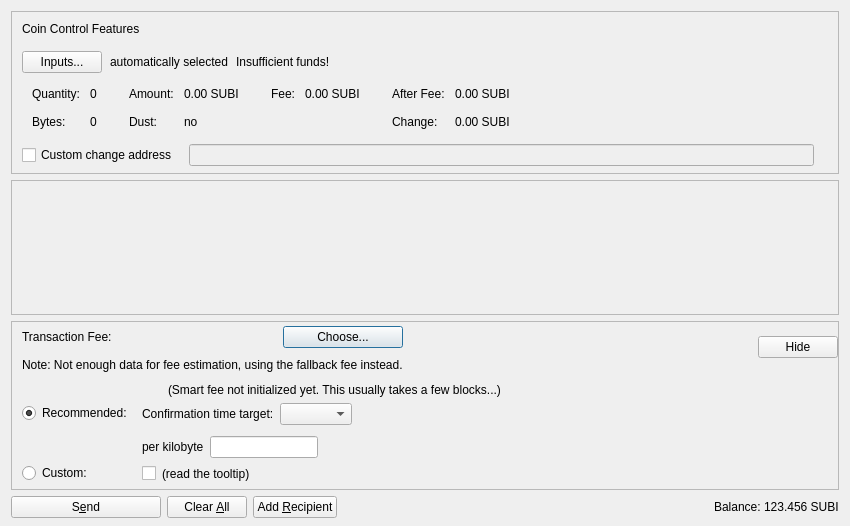
<?xml version="1.0" encoding="UTF-8"?>
<ui version="4.0">
 <class>SendCoinsDialog</class>
 <widget class="QDialog" name="SendCoinsDialog">
  <property name="geometry">
   <rect>
    <x>0</x>
    <y>0</y>
    <width>850</width>
    <height>526</height>
   </rect>
  </property>
  <property name="windowTitle">
   <string>Send Coins</string>
  </property>
  <layout class="QVBoxLayout" name="verticalLayout" stretch="0,1,0,0">
   <property name="bottomMargin">
    <number>8</number>
   </property>
   <item>
    <widget class="QFrame" name="frameCoinControl">
     <property name="sizePolicy">
      <sizepolicy hsizetype="Expanding" vsizetype="Expanding">
       <horstretch>0</horstretch>
       <verstretch>0</verstretch>
      </sizepolicy>
     </property>
     <property name="maximumSize">
      <size>
       <width>16777215</width>
       <height>16777215</height>
      </size>
     </property>
     <property name="frameShape">
      <enum>QFrame::StyledPanel</enum>
     </property>
     <property name="frameShadow">
      <enum>QFrame::Sunken</enum>
     </property>
     <layout class="QVBoxLayout" name="verticalLayoutCoinControl2">
      <property name="spacing">
       <number>0</number>
      </property>
      <property name="leftMargin">
       <number>0</number>
      </property>
      <property name="topMargin">
       <number>0</number>
      </property>
      <property name="rightMargin">
       <number>0</number>
      </property>
      <property name="bottomMargin">
       <number>6</number>
      </property>
      <item>
       <layout class="QVBoxLayout" name="verticalLayoutCoinControl" stretch="0,0,0,0,1">
        <property name="spacing">
         <number>0</number>
        </property>
        <property name="leftMargin">
         <number>10</number>
        </property>
        <property name="topMargin">
         <number>10</number>
        </property>
        <item>
         <layout class="QHBoxLayout" name="horizontalLayoutCoinControl1">
          <property name="bottomMargin">
           <number>15</number>
          </property>
          <item>
           <widget class="QLabel" name="labelCoinControlFeatures">
            <property name="sizePolicy">
             <sizepolicy hsizetype="Preferred" vsizetype="Maximum">
              <horstretch>0</horstretch>
              <verstretch>0</verstretch>
             </sizepolicy>
            </property>
            <property name="text">
             <string>Coin Control Features</string>
            </property>
           </widget>
          </item>
         </layout>
        </item>
        <item>
         <layout class="QHBoxLayout" name="horizontalLayoutCoinControl2" stretch="0,0,0,0">
          <property name="spacing">
           <number>8</number>
          </property>
          <property name="bottomMargin">
           <number>10</number>
          </property>
          <item>
           <widget class="QPushButton" name="pushButtonCoinControl">
            <property name="styleSheet">
             <string notr="true"/>
            </property>
            <property name="text">
             <string>Inputs...</string>
            </property>
            <property name="autoDefault">
             <bool>false</bool>
            </property>
           </widget>
          </item>
          <item>
           <widget class="QLabel" name="labelCoinControlAutomaticallySelected">
            <property name="text">
             <string>automatically selected</string>
            </property>
            <property name="margin">
             <number>5</number>
            </property>
           </widget>
          </item>
          <item>
           <widget class="QLabel" name="labelCoinControlInsuffFunds">
            <property name="text">
             <string>Insufficient funds!</string>
            </property>
            <property name="margin">
             <number>5</number>
            </property>
           </widget>
          </item>
          <item>
           <spacer name="horizontalSpacerCoinControl">
            <property name="orientation">
             <enum>Qt::Horizontal</enum>
            </property>
            <property name="sizeHint" stdset="0">
             <size>
              <width>40</width>
              <height>1</height>
             </size>
            </property>
           </spacer>
          </item>
         </layout>
        </item>
        <item>
         <widget class="QWidget" name="widgetCoinControl" native="true">
          <property name="sizePolicy">
           <sizepolicy hsizetype="Preferred" vsizetype="Preferred">
            <horstretch>0</horstretch>
            <verstretch>0</verstretch>
           </sizepolicy>
          </property>
          <property name="minimumSize">
           <size>
            <width>0</width>
            <height>0</height>
           </size>
          </property>
          <property name="styleSheet">
           <string notr="true"/>
          </property>
          <layout class="QHBoxLayout" name="horizontalLayoutCoinControl5">
           <property name="leftMargin">
            <number>0</number>
           </property>
           <property name="topMargin">
            <number>0</number>
           </property>
           <property name="rightMargin">
            <number>0</number>
           </property>
           <property name="bottomMargin">
            <number>0</number>
           </property>
           <item>
            <layout class="QHBoxLayout" name="horizontalLayoutCoinControl3" stretch="0,0,0,1">
             <property name="spacing">
              <number>20</number>
             </property>
             <property name="topMargin">
              <number>0</number>
             </property>
             <property name="bottomMargin">
              <number>10</number>
             </property>
             <item>
              <layout class="QFormLayout" name="formLayoutCoinControl1">
               <property name="horizontalSpacing">
                <number>10</number>
               </property>
               <property name="verticalSpacing">
                <number>14</number>
               </property>
               <property name="leftMargin">
                <number>10</number>
               </property>
               <property name="topMargin">
                <number>4</number>
               </property>
               <property name="rightMargin">
                <number>6</number>
               </property>
               <item row="0" column="0">
                <widget class="QLabel" name="labelCoinControlQuantityText">
                 <property name="text">
                  <string>Quantity:</string>
                 </property>
                 <property name="margin">
                  <number>0</number>
                 </property>
                </widget>
               </item>
               <item row="0" column="1">
                <widget class="QLabel" name="labelCoinControlQuantity">
                 <property name="cursor">
                  <cursorShape>IBeamCursor</cursorShape>
                 </property>
                 <property name="contextMenuPolicy">
                  <enum>Qt::ActionsContextMenu</enum>
                 </property>
                 <property name="text">
                  <string notr="true">0</string>
                 </property>
                 <property name="margin">
                  <number>0</number>
                 </property>
                 <property name="textInteractionFlags">
                  <set>Qt::LinksAccessibleByMouse|Qt::TextSelectableByKeyboard|Qt::TextSelectableByMouse</set>
                 </property>
                </widget>
               </item>
               <item row="1" column="0">
                <widget class="QLabel" name="labelCoinControlBytesText">
                 <property name="text">
                  <string>Bytes:</string>
                 </property>
                </widget>
               </item>
               <item row="1" column="1">
                <widget class="QLabel" name="labelCoinControlBytes">
                 <property name="cursor">
                  <cursorShape>IBeamCursor</cursorShape>
                 </property>
                 <property name="contextMenuPolicy">
                  <enum>Qt::ActionsContextMenu</enum>
                 </property>
                 <property name="text">
                  <string notr="true">0</string>
                 </property>
                 <property name="textInteractionFlags">
                  <set>Qt::LinksAccessibleByMouse|Qt::TextSelectableByKeyboard|Qt::TextSelectableByMouse</set>
                 </property>
                </widget>
               </item>
              </layout>
             </item>
             <item>
              <layout class="QFormLayout" name="formLayoutCoinControl2">
               <property name="horizontalSpacing">
                <number>10</number>
               </property>
               <property name="verticalSpacing">
                <number>14</number>
               </property>
               <property name="leftMargin">
                <number>6</number>
               </property>
               <property name="topMargin">
                <number>4</number>
               </property>
               <property name="rightMargin">
                <number>6</number>
               </property>
               <item row="0" column="0">
                <widget class="QLabel" name="labelCoinControlAmountText">
                 <property name="text">
                  <string>Amount:</string>
                 </property>
                 <property name="margin">
                  <number>0</number>
                 </property>
                </widget>
               </item>
               <item row="0" column="1">
                <widget class="QLabel" name="labelCoinControlAmount">
                 <property name="cursor">
                  <cursorShape>IBeamCursor</cursorShape>
                 </property>
                 <property name="contextMenuPolicy">
                  <enum>Qt::ActionsContextMenu</enum>
                 </property>
                 <property name="text">
                  <string notr="true">0.00 SUBI</string>
                 </property>
                 <property name="textInteractionFlags">
                  <set>Qt::LinksAccessibleByMouse|Qt::TextSelectableByKeyboard|Qt::TextSelectableByMouse</set>
                 </property>
                </widget>
               </item>
               <item row="1" column="0">
                <widget class="QLabel" name="labelCoinControlLowOutputText">
                 <property name="text">
                  <string>Dust:</string>
                 </property>
                </widget>
               </item>
               <item row="1" column="1">
                <widget class="QLabel" name="labelCoinControlLowOutput">
                 <property name="cursor">
                  <cursorShape>IBeamCursor</cursorShape>
                 </property>
                 <property name="contextMenuPolicy">
                  <enum>Qt::ActionsContextMenu</enum>
                 </property>
                 <property name="text">
                  <string notr="true">no</string>
                 </property>
                 <property name="textInteractionFlags">
                  <set>Qt::LinksAccessibleByMouse|Qt::TextSelectableByKeyboard|Qt::TextSelectableByMouse</set>
                 </property>
                </widget>
               </item>
              </layout>
             </item>
             <item>
              <layout class="QFormLayout" name="formLayoutCoinControl3">
               <property name="horizontalSpacing">
                <number>10</number>
               </property>
               <property name="verticalSpacing">
                <number>14</number>
               </property>
               <property name="leftMargin">
                <number>6</number>
               </property>
               <property name="topMargin">
                <number>4</number>
               </property>
               <property name="rightMargin">
                <number>6</number>
               </property>
               <item row="0" column="0">
                <widget class="QLabel" name="labelCoinControlFeeText">
                 <property name="text">
                  <string>Fee:</string>
                 </property>
                 <property name="margin">
                  <number>0</number>
                 </property>
                </widget>
               </item>
               <item row="0" column="1">
                <widget class="QLabel" name="labelCoinControlFee">
                 <property name="cursor">
                  <cursorShape>IBeamCursor</cursorShape>
                 </property>
                 <property name="contextMenuPolicy">
                  <enum>Qt::ActionsContextMenu</enum>
                 </property>
                 <property name="text">
                  <string notr="true">0.00 SUBI</string>
                 </property>
                 <property name="textInteractionFlags">
                  <set>Qt::LinksAccessibleByMouse|Qt::TextSelectableByKeyboard|Qt::TextSelectableByMouse</set>
                 </property>
                </widget>
               </item>
              </layout>
             </item>
             <item>
              <layout class="QFormLayout" name="formLayoutCoinControl4">
               <property name="horizontalSpacing">
                <number>10</number>
               </property>
               <property name="verticalSpacing">
                <number>14</number>
               </property>
               <property name="leftMargin">
                <number>6</number>
               </property>
               <property name="topMargin">
                <number>4</number>
               </property>
               <property name="rightMargin">
                <number>6</number>
               </property>
               <item row="0" column="0">
                <widget class="QLabel" name="labelCoinControlAfterFeeText">
                 <property name="text">
                  <string>After Fee:</string>
                 </property>
                 <property name="margin">
                  <number>0</number>
                 </property>
                </widget>
               </item>
               <item row="0" column="1">
                <widget class="QLabel" name="labelCoinControlAfterFee">
                 <property name="cursor">
                  <cursorShape>IBeamCursor</cursorShape>
                 </property>
                 <property name="contextMenuPolicy">
                  <enum>Qt::ActionsContextMenu</enum>
                 </property>
                 <property name="text">
                  <string notr="true">0.00 SUBI</string>
                 </property>
                 <property name="textInteractionFlags">
                  <set>Qt::LinksAccessibleByMouse|Qt::TextSelectableByKeyboard|Qt::TextSelectableByMouse</set>
                 </property>
                </widget>
               </item>
               <item row="1" column="0">
                <widget class="QLabel" name="labelCoinControlChangeText">
                 <property name="text">
                  <string>Change:</string>
                 </property>
                </widget>
               </item>
               <item row="1" column="1">
                <widget class="QLabel" name="labelCoinControlChange">
                 <property name="cursor">
                  <cursorShape>IBeamCursor</cursorShape>
                 </property>
                 <property name="contextMenuPolicy">
                  <enum>Qt::ActionsContextMenu</enum>
                 </property>
                 <property name="text">
                  <string notr="true">0.00 SUBI</string>
                 </property>
                 <property name="textInteractionFlags">
                  <set>Qt::LinksAccessibleByMouse|Qt::TextSelectableByKeyboard|Qt::TextSelectableByMouse</set>
                 </property>
                </widget>
               </item>
              </layout>
             </item>
            </layout>
           </item>
          </layout>
         </widget>
        </item>
        <item>
         <layout class="QHBoxLayout" name="horizontalLayoutCoinControl4" stretch="0,0,0">
          <property name="spacing">
           <number>12</number>
          </property>
          <property name="sizeConstraint">
           <enum>QLayout::SetDefaultConstraint</enum>
          </property>
          <property name="topMargin">
           <number>5</number>
          </property>
          <property name="rightMargin">
           <number>5</number>
          </property>
          <item>
           <widget class="QCheckBox" name="checkBoxCoinControlChange">
            <property name="toolTip">
             <string>If this is activated, but the change address is empty or invalid, change will be sent to a newly generated address.</string>
            </property>
            <property name="text">
             <string>Custom change address</string>
            </property>
           </widget>
          </item>
          <item>
           <widget class="QValidatedLineEdit" name="lineEditCoinControlChange">
            <property name="enabled">
             <bool>false</bool>
            </property>
            <property name="sizePolicy">
             <sizepolicy hsizetype="Expanding" vsizetype="Fixed">
              <horstretch>0</horstretch>
              <verstretch>0</verstretch>
             </sizepolicy>
            </property>
           </widget>
          </item>
          <item>
           <widget class="QLabel" name="labelCoinControlChangeLabel">
            <property name="sizePolicy">
             <sizepolicy hsizetype="Preferred" vsizetype="Expanding">
              <horstretch>0</horstretch>
              <verstretch>0</verstretch>
             </sizepolicy>
            </property>
            <property name="minimumSize">
             <size>
              <width>0</width>
              <height>0</height>
             </size>
            </property>
            <property name="text">
             <string/>
            </property>
            <property name="margin">
             <number>3</number>
            </property>
           </widget>
          </item>
         </layout>
        </item>
        <item>
         <spacer name="verticalSpacerCoinControl">
          <property name="orientation">
           <enum>Qt::Vertical</enum>
          </property>
          <property name="sizeHint" stdset="0">
           <size>
            <width>800</width>
            <height>1</height>
           </size>
          </property>
         </spacer>
        </item>
       </layout>
      </item>
     </layout>
    </widget>
   </item>
   <item>
    <widget class="QScrollArea" name="scrollArea">
     <property name="widgetResizable">
      <bool>true</bool>
     </property>
     <widget class="QWidget" name="scrollAreaWidgetContents">
      <property name="geometry">
       <rect>
        <x>0</x>
        <y>0</y>
        <width>830</width>
        <height>104</height>
       </rect>
      </property>
      <layout class="QVBoxLayout" name="verticalLayout_2" stretch="0,1">
       <property name="leftMargin">
        <number>0</number>
       </property>
       <property name="topMargin">
        <number>0</number>
       </property>
       <property name="rightMargin">
        <number>0</number>
       </property>
       <property name="bottomMargin">
        <number>0</number>
       </property>
       <item>
        <layout class="QVBoxLayout" name="entries">
         <property name="spacing">
          <number>6</number>
         </property>
        </layout>
       </item>
       <item>
        <spacer name="verticalSpacer">
         <property name="orientation">
          <enum>Qt::Vertical</enum>
         </property>
         <property name="sizeHint" stdset="0">
          <size>
           <width>20</width>
           <height>40</height>
          </size>
         </property>
        </spacer>
       </item>
      </layout>
     </widget>
    </widget>
   </item>
   <item>
    <widget class="QFrame" name="frameFee">
     <property name="sizePolicy">
      <sizepolicy hsizetype="Expanding" vsizetype="Expanding">
       <horstretch>0</horstretch>
       <verstretch>0</verstretch>
      </sizepolicy>
     </property>
     <property name="maximumSize">
      <size>
       <width>16777215</width>
       <height>16777215</height>
      </size>
     </property>
     <property name="frameShape">
      <enum>QFrame::StyledPanel</enum>
     </property>
     <property name="frameShadow">
      <enum>QFrame::Sunken</enum>
     </property>
     <layout class="QVBoxLayout" name="verticalLayoutFee1">
      <property name="spacing">
       <number>0</number>
      </property>
      <property name="leftMargin">
       <number>0</number>
      </property>
      <property name="topMargin">
       <number>0</number>
      </property>
      <property name="rightMargin">
       <number>0</number>
      </property>
      <property name="bottomMargin">
       <number>0</number>
      </property>
      <item>
       <layout class="QVBoxLayout" name="verticalLayoutFee2" stretch="0,0,0">
        <property name="spacing">
         <number>0</number>
        </property>
        <property name="leftMargin">
         <number>10</number>
        </property>
        <property name="topMargin">
         <number>0</number>
        </property>
        <item>
         <layout class="QHBoxLayout" name="horizontalLayoutFee1">
          <property name="bottomMargin">
           <number>0</number>
          </property>
          <item>
           <layout class="QVBoxLayout" name="verticalLayoutFee7">
            <property name="spacing">
             <number>0</number>
            </property>
            <item>
             <spacer name="verticalSpacerSmartFee">
              <property name="orientation">
               <enum>Qt::Vertical</enum>
              </property>
              <property name="sizeType">
               <enum>QSizePolicy::Fixed</enum>
              </property>
              <property name="sizeHint" stdset="0">
               <size>
                <width>1</width>
                <height>4</height>
               </size>
              </property>
             </spacer>
            </item>
            <item>
             <layout class="QHBoxLayout" name="horizontalLayoutSmartFee">
              <property name="spacing">
               <number>10</number>
              </property>
              <item>
               <widget class="QLabel" name="labelFeeHeadline">
                <property name="sizePolicy">
                 <sizepolicy hsizetype="Preferred" vsizetype="Maximum">
                  <horstretch>0</horstretch>
                  <verstretch>0</verstretch>
                 </sizepolicy>
                </property>
                <property name="text">
                 <string>Transaction Fee:</string>
                </property>
               </widget>
              </item>
              <item>
               <widget class="QLabel" name="labelFeeMinimized">
                <property name="text">
                 <string/>
                </property>
               </widget>
              </item>
              <item>
               <widget class="QPushButton" name="buttonChooseFee">
                <property name="text">
                 <string>Choose...</string>
                </property>
               </widget>
              </item>
             </layout>
            </item>
            <item>
             <spacer name="verticalSpacer_7">
              <property name="orientation">
               <enum>Qt::Vertical</enum>
              </property>
              <property name="sizeHint" stdset="0">
               <size>
                <width>1</width>
                <height>10</height>
               </size>
              </property>
             </spacer>
            </item>
            <item>
             <widget class="QLabel" name="fallbackFeeWarningLabel">
              <property name="toolTip">
               <string>Using the fallbackfee can result in sending a transaction that will take several hours or days (or never) to confirm. Consider choosing your fee manually or wait until you have validated the complete chain.</string>
              </property>
              <property name="text">
               <string>Note: Not enough data for fee estimation, using the fallback fee instead.</string>
              </property>
              <property name="wordWrap">
               <bool>false</bool>
              </property>
             </widget>
            </item>
            <item>
             <spacer name="verticalSpacer_5">
              <property name="orientation">
               <enum>Qt::Vertical</enum>
              </property>
              <property name="sizeHint" stdset="0">
               <size>
                <width>1</width>
                <height>1</height>
               </size>
              </property>
             </spacer>
            </item>
           </layout>
          </item>
          <item>
           <spacer name="horizontalSpacer_4">
            <property name="orientation">
             <enum>Qt::Horizontal</enum>
            </property>
            <property name="sizeHint" stdset="0">
             <size>
              <width>1</width>
              <height>1</height>
             </size>
            </property>
           </spacer>
          </item>
          <item>
           <widget class="QPushButton" name="buttonMinimizeFee">
            <property name="toolTip">
             <string>collapse fee-settings</string>
            </property>
            <property name="text">
             <string>Hide</string>
            </property>
           </widget>
          </item>
         </layout>
        </item>
        <item>
         <widget class="QFrame" name="frameFeeSelection">
          <layout class="QVBoxLayout" name="verticalLayoutFee12">
           <property name="spacing">
            <number>0</number>
           </property>
           <property name="leftMargin">
            <number>0</number>
           </property>
           <property name="topMargin">
            <number>0</number>
           </property>
           <property name="rightMargin">
            <number>0</number>
           </property>
           <property name="bottomMargin">
            <number>0</number>
           </property>
           <item>
            <layout class="QGridLayout" name="gridLayoutFee">
             <property name="topMargin">
              <number>10</number>
             </property>
             <property name="bottomMargin">
              <number>4</number>
             </property>
             <property name="horizontalSpacing">
              <number>10</number>
             </property>
             <property name="verticalSpacing">
              <number>4</number>
             </property>
             <item row="1" column="1">
              <layout class="QVBoxLayout" name="verticalLayoutFee8">
               <property name="spacing">
                <number>6</number>
               </property>
               <property name="topMargin">
                <number>3</number>
               </property>
               <item>
                <layout class="QHBoxLayout" name="horizontalLayoutFee13" stretch="0,0,1">
                 <item>
                  <widget class="QLabel" name="labelCustomPerKilobyte">
                   <property name="toolTip">
                    <string>If the custom fee is set to 1000 ruffs and the transaction is only 250 bytes, then &quot;per kilobyte&quot; only pays 250 ruffs in fee,&lt;br /&gt;while &quot;at least&quot; pays 1000 ruffs. For transactions bigger than a kilobyte both pay by kilobyte.</string>
                   </property>
                   <property name="text">
                    <string>per kilobyte</string>
                   </property>
                  </widget>
                 </item>
                 <item>
                  <widget class="BitcoinAmountField" name="customFee"/>
                 </item>
                 <item>
                  <spacer name="horizontalSpacer_6">
                   <property name="orientation">
                    <enum>Qt::Horizontal</enum>
                   </property>
                   <property name="sizeHint" stdset="0">
                    <size>
                     <width>1</width>
                     <height>1</height>
                    </size>
                   </property>
                  </spacer>
                 </item>
                </layout>
               </item>
               <item>
                <layout class="QHBoxLayout" name="horizontalLayoutFee8">
                 <item>
                  <widget class="QCheckBox" name="checkBoxMinimumFee">
                   <property name="toolTip">
                    <string>Paying only the minimum fee is just fine as long as there is less transaction volume than space in the blocks.&lt;br /&gt;But be aware that this can end up in a never confirming transaction once there is more demand for subi transactions than the network can process.</string>
                   </property>
                   <property name="text">
                    <string/>
                   </property>
                  </widget>
                 </item>
                 <item>
                  <widget class="QLabel" name="labelMinFeeWarning">
                   <property name="enabled">
                    <bool>true</bool>
                   </property>
                   <property name="toolTip">
                    <string>Paying only the minimum fee is just fine as long as there is less transaction volume than space in the blocks.&lt;br /&gt;But be aware that this can end up in a never confirming transaction once there is more demand for subi transactions than the network can process.</string>
                   </property>
                   <property name="text">
                    <string>(read the tooltip)</string>
                   </property>
                   <property name="margin">
                    <number>5</number>
                   </property>
                  </widget>
                 </item>
                 <item>
                  <spacer name="horizontalSpacer_2">
                   <property name="orientation">
                    <enum>Qt::Horizontal</enum>
                   </property>
                   <property name="sizeHint" stdset="0">
                    <size>
                     <width>1</width>
                     <height>1</height>
                    </size>
                   </property>
                  </spacer>
                 </item>
                </layout>
               </item>
              </layout>
             </item>
             <item row="0" column="0">
              <layout class="QVBoxLayout" name="verticalLayoutFee4" stretch="0,1">
               <property name="topMargin">
                <number>20</number>
               </property>
               <property name="bottomMargin">
                <number>3</number>
               </property>
               <item>
                <widget class="QRadioButton" name="radioSmartFee">
                 <property name="text">
                  <string>Recommended:</string>
                 </property>
                 <property name="checked">
                  <bool>true</bool>
                 </property>
                 <attribute name="buttonGroup">
                  <string notr="true">groupFee</string>
                 </attribute>
                </widget>
               </item>
               <item>
                <spacer name="verticalSpacer_2">
                 <property name="orientation">
                  <enum>Qt::Vertical</enum>
                 </property>
                 <property name="sizeHint" stdset="0">
                  <size>
                   <width>1</width>
                   <height>1</height>
                  </size>
                 </property>
                </spacer>
               </item>
              </layout>
             </item>
             <item row="1" column="0">
              <layout class="QVBoxLayout" name="verticalLayoutFee9" stretch="0,1">
               <property name="topMargin">
                <number>30</number>
               </property>
               <item>
                <widget class="QRadioButton" name="radioCustomFee">
                 <property name="text">
                  <string>Custom:</string>
                 </property>
                 <attribute name="buttonGroup">
                  <string notr="true">groupFee</string>
                 </attribute>
                </widget>
               </item>
               <item>
                <spacer name="verticalSpacer_6">
                 <property name="orientation">
                  <enum>Qt::Vertical</enum>
                 </property>
                 <property name="sizeHint" stdset="0">
                  <size>
                   <width>1</width>
                   <height>1</height>
                  </size>
                 </property>
                </spacer>
               </item>
              </layout>
             </item>
             <item row="0" column="1">
              <layout class="QVBoxLayout" name="verticalLayoutFee3" stretch="0,0,1">
               <property name="spacing">
                <number>6</number>
               </property>
               <property name="topMargin">
                <number>0</number>
               </property>
               <property name="bottomMargin">
                <number>3</number>
               </property>
               <item>
                <layout class="QHBoxLayout" name="horizontalLayoutFee12">
                 <item>
                  <widget class="QLabel" name="labelSmartFee">
                   <property name="text">
                    <string/>
                   </property>
                   <property name="margin">
                    <number>2</number>
                   </property>
                  </widget>
                 </item>
                 <item>
                  <widget class="QLabel" name="labelFeeEstimation">
                   <property name="text">
                    <string/>
                   </property>
                  </widget>
                 </item>
                 <item>
                  <widget class="QLabel" name="labelSmartFee2">
                   <property name="text">
                    <string>(Smart fee not initialized yet. This usually takes a few blocks...)</string>
                   </property>
                   <property name="margin">
                    <number>2</number>
                   </property>
                  </widget>
                 </item>
                 <item>
                  <spacer name="horizontalSpacer_5">
                   <property name="orientation">
                    <enum>Qt::Horizontal</enum>
                   </property>
                   <property name="sizeHint" stdset="0">
                    <size>
                     <width>1</width>
                     <height>1</height>
                    </size>
                   </property>
                  </spacer>
                 </item>
                </layout>
               </item>
               <item>
                <layout class="QHBoxLayout" name="horizontalLayoutFee9">
                 <item>
                  <layout class="QVBoxLayout" name="verticalLayoutFee6">
                   <item>
                    <widget class="QLabel" name="labelSmartFee3">
                     <property name="text">
                      <string>Confirmation time target:</string>
                     </property>
                     <property name="margin">
                      <number>2</number>
                     </property>
                    </widget>
                   </item>
                  </layout>
                 </item>
                 <item>
                  <layout class="QVBoxLayout" name="verticalLayoutFee5">
                   <property name="rightMargin">
                    <number>30</number>
                   </property>
                   <item>
                    <layout class="QHBoxLayout" name="horizontalLayoutConfTarget">
                     <property name="bottomMargin">
                      <number>0</number>
                     </property>
                     <item>
                      <widget class="QComboBox" name="confTargetSelector"/>
                     </item>
                     <item>
                      <spacer name="horizontalSpacerConfTarget">
                       <property name="orientation">
                        <enum>Qt::Horizontal</enum>
                       </property>
                       <property name="sizeHint" stdset="0">
                        <size>
                         <width>40</width>
                         <height>20</height>
                        </size>
                       </property>
                      </spacer>
                     </item>
                    </layout>
                   </item>
                  </layout>
                 </item>
                </layout>
               </item>
               <item>
                <spacer name="verticalSpacer_4">
                 <property name="orientation">
                  <enum>Qt::Vertical</enum>
                 </property>
                 <property name="sizeHint" stdset="0">
                  <size>
                   <width>1</width>
                   <height>1</height>
                  </size>
                 </property>
                </spacer>
               </item>
              </layout>
             </item>
            </layout>
           </item>
          </layout>
         </widget>
        </item>
        <item>
         <spacer name="verticalSpacerFee">
          <property name="orientation">
           <enum>Qt::Vertical</enum>
          </property>
          <property name="sizeHint" stdset="0">
           <size>
            <width>800</width>
            <height>1</height>
           </size>
          </property>
         </spacer>
        </item>
       </layout>
      </item>
     </layout>
    </widget>
   </item>
   <item>
    <layout class="QHBoxLayout" name="horizontalLayout">
     <item>
      <widget class="QPushButton" name="sendButton">
       <property name="minimumSize">
        <size>
         <width>150</width>
         <height>0</height>
        </size>
       </property>
       <property name="toolTip">
        <string>Confirm the send action</string>
       </property>
       <property name="text">
        <string>S&amp;end</string>
       </property>
       <property name="autoDefault">
        <bool>false</bool>
       </property>
       <property name="default">
        <bool>false</bool>
       </property>
      </widget>
     </item>
     <item>
      <widget class="QPushButton" name="clearButton">
       <property name="sizePolicy">
        <sizepolicy hsizetype="Minimum" vsizetype="Fixed">
         <horstretch>0</horstretch>
         <verstretch>0</verstretch>
        </sizepolicy>
       </property>
       <property name="toolTip">
        <string>Clear all fields of the form.</string>
       </property>
       <property name="text">
        <string>Clear &amp;All</string>
       </property>
       <property name="autoDefault">
        <bool>false</bool>
       </property>
      </widget>
     </item>
     <item>
      <widget class="QPushButton" name="addButton">
       <property name="toolTip">
        <string>Send to multiple recipients at once</string>
       </property>
       <property name="text">
        <string>Add &amp;Recipient</string>
       </property>
       <property name="autoDefault">
        <bool>false</bool>
       </property>
      </widget>
     </item>
     <item>
      <spacer name="horizontalSpacer">
       <property name="orientation">
        <enum>Qt::Horizontal</enum>
       </property>
       <property name="sizeHint" stdset="0">
        <size>
         <width>40</width>
         <height>20</height>
        </size>
       </property>
      </spacer>
     </item>
     <item>
      <layout class="QHBoxLayout" name="horizontalLayout_2">
       <property name="spacing">
        <number>3</number>
       </property>
       <item>
        <widget class="QLabel" name="labelBalanceText">
         <property name="text">
          <string>Balance:</string>
         </property>
        </widget>
       </item>
       <item>
        <widget class="QLabel" name="labelBalance">
         <property name="sizePolicy">
          <sizepolicy hsizetype="Preferred" vsizetype="Preferred">
           <horstretch>0</horstretch>
           <verstretch>0</verstretch>
          </sizepolicy>
         </property>
         <property name="cursor">
          <cursorShape>IBeamCursor</cursorShape>
         </property>
         <property name="text">
          <string notr="true">123.456 SUBI</string>
         </property>
         <property name="textInteractionFlags">
          <set>Qt::LinksAccessibleByMouse|Qt::TextSelectableByKeyboard|Qt::TextSelectableByMouse</set>
         </property>
        </widget>
       </item>
      </layout>
     </item>
    </layout>
   </item>
  </layout>
 </widget>
 <customwidgets>
  <customwidget>
   <class>QValidatedLineEdit</class>
   <extends>QLineEdit</extends>
   <header>qt/qvalidatedlineedit.h</header>
  </customwidget>
  <customwidget>
   <class>BitcoinAmountField</class>
   <extends>QLineEdit</extends>
   <header>qt/bitcoinamountfield.h</header>
   <container>1</container>
  </customwidget>
 </customwidgets>
 <resources>
  <include location="../subi.qrc"/>
 </resources>
 <connections/>
 <buttongroups>
  <buttongroup name="groupFee"/>
 </buttongroups>
</ui>
